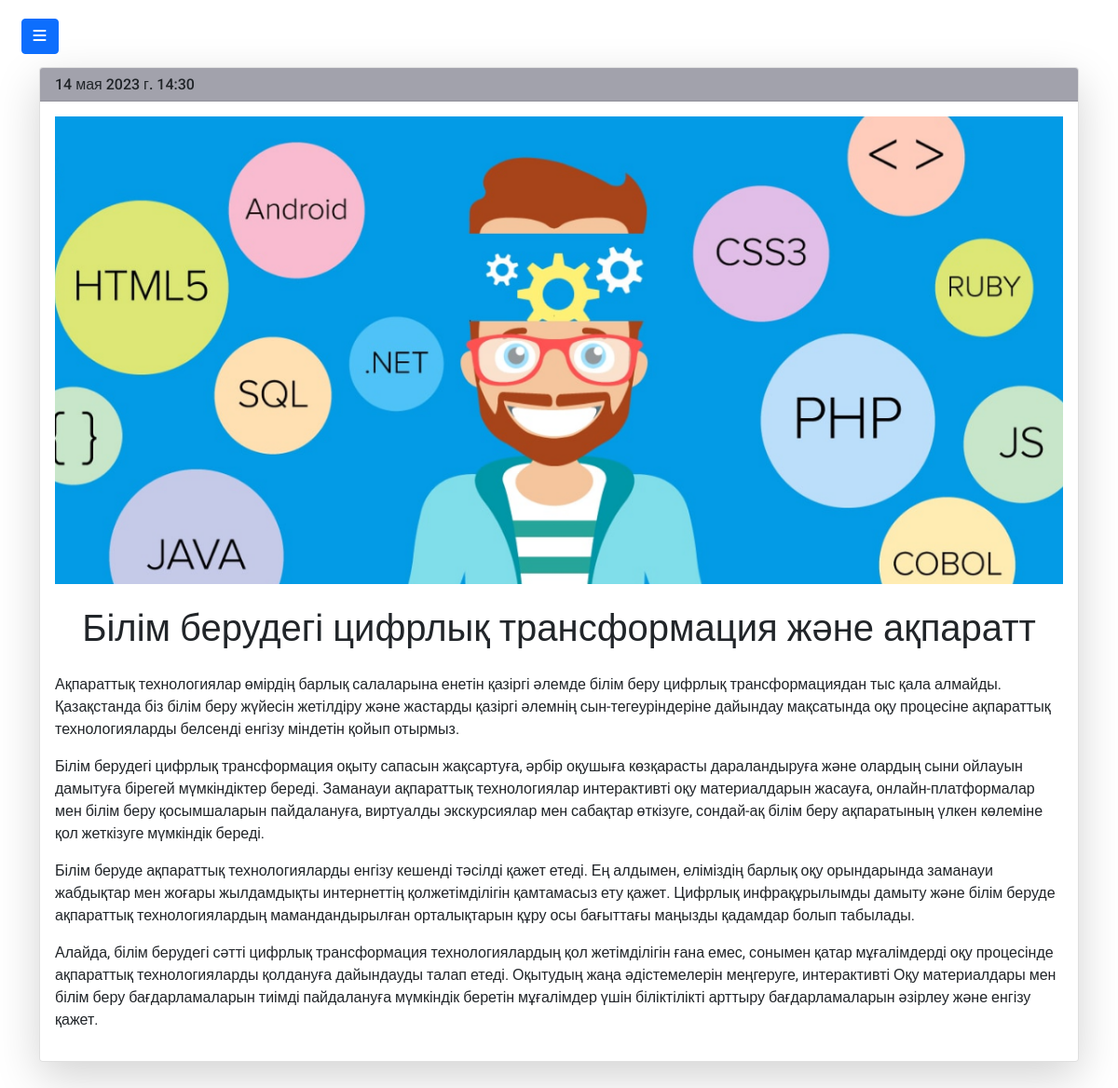
/news/2/ (signed in), run on the app's committed database.
### college_app/models.py (models this page shows)
class News(models.Model):
	title = models.CharField(max_length=50)
	text = models.TextField()
	image = models.ImageField(upload_to="news", null=True, blank=True, width_field="")
	datetime = models.DateTimeField(auto_now_add=True)
	class Meta:
		verbose_name = 'Жаңалықтар'
		verbose_name_plural = 'Жаңалықтар'

### college_app/views.py (the view)
# urls.py: path('news/<int:pk>/', views.DetailNews.as_view(), name='news_detail_page'),
class DetailNews(LoginRequiredMixin, DetailView):
	model = models.News
	template_name = 'detail_news.html'
	context_object_name = 'news'

### college_app/context_processor.py (called while the page is built)
def student(request):
    if request.user.is_authenticated:
        user_id = request.user.id
        group_id = request.user.group_student_id
        student_info = get_object_or_404(models.Student, id=user_id)
        group = models.GroupStudent.objects.filter(id=group_id)
        context = {'student_info': student_info, 'groups': group}
    else:
        context = {}
    return context

### templates/detail_news.html
{% extends 'base.html' %}
{% load static %}
{% block css_add %}
    <link rel="stylesheet" href="{% static 'css/detail_news.css' %}"/>
{% endblock css_add %}
{% block content %}
<div class="news_block">
    <div class="container">
        <div class="shadow-lg mb-5 bg-white rounded">
            <div class="card my-3">
                <h6 class="card-header">{{news.datetime}}</h6>
                <div class="card-body">
                    <img class="main_img" src="{{news.image.url}}" alt="{{news.name}}">
                    <h1 class="card-title text-center font-weight-bold">{{news.title}}</h1>
                    <p class="card-text">{{news.text|linebreaks}}</p>
                </div>
            </div>
        </div>
    </div>
</div>
{% endblock content %}

### static/css/style.css (style rules this page uses)
body { background-color: var(--white); font-family: 'Roboto', sans-serif; }
:root { --white: #ffffff; }
* { margin: 0; padding: 0; user-select: none; box-sizing: border-box; }

### static/css/detail_news.css (style rules this page uses)
.main_img { max-width: 100%; max-height: 100%; margin: 0 auto; display: block; }
.card-header { background-color: rgb(162, 162, 172); }
.card-title { margin: 1.5rem 0; }
.card-text { margin: 0 1.5rem; }
.news_block { margin-top: 4.5rem; }

### data on the page
News: datetime "14 мая 2023 г. 14:30", image (picture), title "Білім берудегі цифрлық трансформация және ақпаратт", text "Ақпараттық технологиялар өмірдің барлық салаларына енетін қазіргі әлемде білім беру цифрлық трансформациядан тыс қала алмайды. Қазақстанда біз білім беру жүйесін жетілдіру және жастарды қазіргі әлемнің сын-тегеуріндеріне дайындау мақсатында оқу процесіне ақпараттық технологияларды белсенді енгізу міндетін қойып отырмыз. Білім берудегі цифрлық трансформация оқыту сапасын жақсартуға, әрбір оқушыға көзқарасты дараландыруға және олардың сыни ойлауын дамытуға бірегей мүмкіндіктер береді. Заманауи ақпараттық технологиялар интерактивті оқу материалдарын жасауға, онлайн-платформалар мен білім беру қосымшаларын пайдалануға, виртуалды экскурсиялар мен сабақтар өткізуге, сондай-ақ білім беру…"
